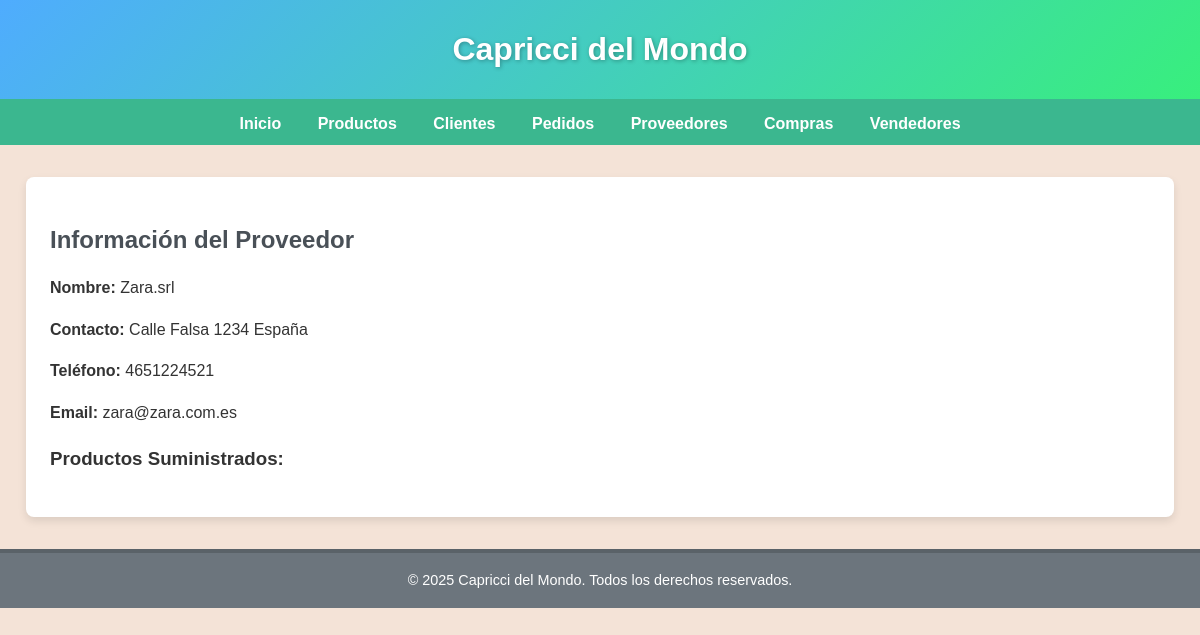
/proveedores/1/, run on the app's committed database.
### myapp/models.py (models this page shows, shortened)
class Proveedor(models.Model):
    nombre = models.CharField(max_length=100)
    contacto = models.CharField(max_length=100)
    telefono = models.CharField(max_length=15)
    email = models.EmailField()

### myapp/views.py (the view)
# urls.py: path("proveedores/<int:proveedor_id>/", detalle_proveedor, name="detalle_proveedor"),
def detalle_proveedor(request, proveedor_id):
    proveedor = get_object_or_404(Proveedor, id=proveedor_id)
    context = {"proveedor": proveedor}
    return render(request, "myapp/detalle_proveedor.html", context)

### myapp/templates/myapp/detalle_proveedor.html (shortened to what this page needs)
{% extends 'myapp/base.html' %}
{% block contenido %}
<div class="container">
    <h2>Información del Proveedor</h2>
    <p><strong>Nombre:</strong> {{ proveedor.nombre }}</p>
    <p><strong>Contacto:</strong> {{ proveedor.contacto }}</p>
    <p><strong>Teléfono:</strong> {{ proveedor.telefono }}</p>
    <p><strong>Email:</strong> {{ proveedor.email }}</p>
    <h3>Productos Suministrados:</h3>
</div>
{% endblock %}

### myapp/templates/myapp/base.html (style rules this page uses)
body { font-family: 'Arial', sans-serif; margin: 0; padding: 0; background-color: #f4e3d7; color: #333; line-height: 1.6; }
.container { max-width: 1100px; margin: 2rem auto; padding: 1.5rem; background-color: #fff; box-shadow: 0 4px 8px rgba(0, 0, 0, 0.1); border-radius: 8px; }
.container h2 { font-size: 1.5rem; margin-bottom: 1rem; color: #495057; }

### data on the page
Proveedor: nombre "Zara.srl", contacto "Calle Falsa 1234 España", telefono "4651224521", email "zara@zara.com.es"
